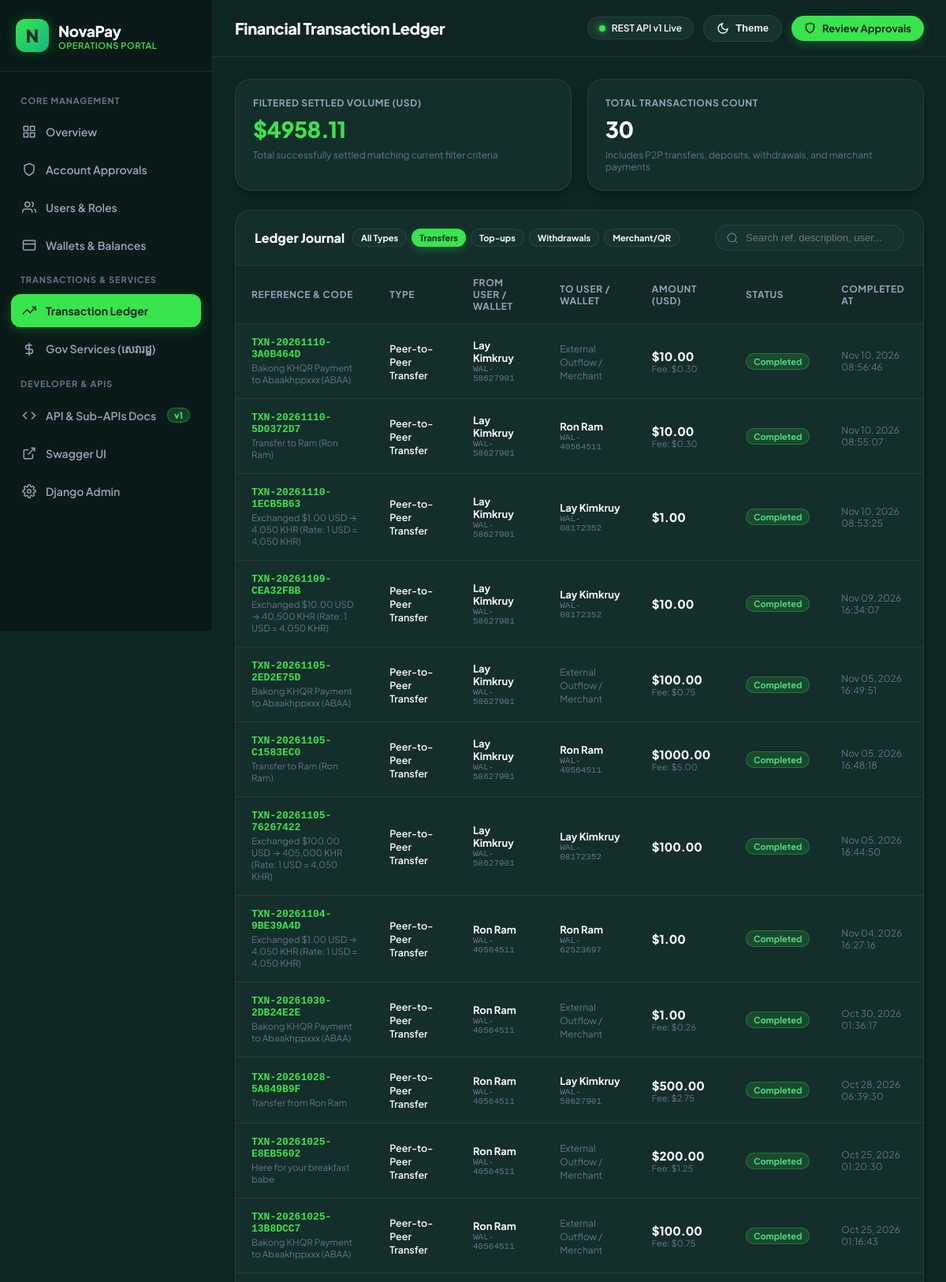
The page /transactions/?type=TRANSFER (upper part) on the database its author committed.
### apps/transactions/models.py (models this page shows, shortened)
class Transaction(BaseModel):
    transaction_code = models.CharField(
        max_length=64,
        unique=True,
        db_index=True,
        default=generate_transaction_code,
        editable=False
    )
    transaction_type = models.CharField(
        max_length=30,
        choices=TransactionType.choices,
        db_index=True
    )
    status = models.CharField(
        max_length=30,
        choices=TransactionStatus.choices,
        default=TransactionStatus.PENDING,
        db_index=True
    )
    sender_wallet = models.ForeignKey(
        Wallet,
        on_delete=models.PROTECT,
        null=True,
        blank=True,
        related_name="sent_transactions"
    )
    receiver_wallet = models.ForeignKey(
        Wallet,
        on_delete=models.PROTECT,
        null=True,
        blank=True,
        related_name="received_transactions"
    )
    amount = models.DecimalField(max_digits=18, decimal_places=4)
    fee_amount = models.DecimalField(max_digits=18, decimal_places=4, default=Decimal("0.0000"))
    total_amount = models.DecimalField(max_digits=18, decimal_places=4)
    currency = models.CharField(max_length=3, default="USD")
    description = models.CharField(max_length=500, blank=True, default="")
    reference_number = models.CharField(max_length=100, blank=True, default="", db_index=True)
    parent_transaction = models.ForeignKey(
        "self",
        on_delete=models.PROTECT,
        null=True,
        blank=True,
        related_name="child_transactions"
    )
    metadata = models.JSONField(default=dict, blank=True)
    completed_at = models.DateTimeField(null=True, blank=True)
    class Meta:
        verbose_name = "Transaction"
        verbose_name_plural = "Transactions"
        ordering = ["-created_at"]
        constraints = [
            models.CheckConstraint(
                condition=Q(amount__gt=Decimal("0.0000")),
                name="transaction_amount_strictly_positive"
            ),
            models.CheckConstraint(
                condition=Q(fee_amount__gte=Decimal("0.0000")),
                name="transaction_fee_non_negative"
            ),
            models.CheckConstraint(
                condition=Q(total_amount__gte=models.F("amount")),
                name="transaction_total_amount_gte_amount"
            ),
        ]
        indexes = [
            models.Index(fields=["sender_wallet", "created_at"]),
            models.Index(fields=["receiver_wallet", "created_at"]),
            models.Index(fields=["status", "created_at"]),
            models.Index(fields=["transaction_type", "created_at"]),
            models.Index(fields=["reference_number"]),
        ]

### apps/wallets/models.py (models this page shows, shortened)
class Wallet(BaseModel):
    user = models.ForeignKey(
        settings.AUTH_USER_MODEL,
        on_delete=models.PROTECT,
        related_name="wallets"
    )
    wallet_number = models.CharField(
        max_length=32,
        unique=True,
        db_index=True,
        default=generate_wallet_number,
        editable=False
    )
    currency = models.CharField(max_length=3, default="USD")
    current_balance = models.DecimalField(
        max_digits=18,
        decimal_places=4,
        default=Decimal("0.0000")
    )
    available_balance = models.DecimalField(
        max_digits=18,
        decimal_places=4,
        default=Decimal("0.0000")
    )
    hold_balance = models.DecimalField(
        max_digits=18,
        decimal_places=4,
        default=Decimal("0.0000")
    )
    status = models.CharField(
        max_length=20,
        choices=WalletStatus.choices,
        default=WalletStatus.ACTIVE,
        db_index=True
    )
    is_primary = models.BooleanField(default=True)
    class Meta:
        verbose_name = "Wallet"
        verbose_name_plural = "Wallets"
        constraints = [
            models.CheckConstraint(
                condition=Q(available_balance__gte=Decimal("0.0000")),
                name="wallet_available_balance_non_negative"
            ),
            models.CheckConstraint(
                condition=Q(hold_balance__gte=Decimal("0.0000")),
                name="wallet_hold_balance_non_negative"
            ),
            models.CheckConstraint(
                condition=Q(current_balance__gte=Decimal("0.0000")),
                name="wallet_current_balance_non_negative"
            ),
        ]
        indexes = [
            models.Index(fields=["user", "status"]),
            models.Index(fields=["wallet_number", "status"]),
        ]

### apps/users/models.py (models this page shows, shortened)
class User(AbstractBaseUser, PermissionsMixin, BaseModel):
    email = models.EmailField(unique=True, db_index=True)
    phone_number = models.CharField(
        max_length=30,
        unique=True,
        db_index=True,
        validators=[RegexValidator(r"^(\+855\d{8,9}|0\d{8,9}|\+?[1-9]\d{7,19})$", "Enter a valid Cambodian (+855) or E.164 phone number.")]
    )
    full_name = models.CharField(max_length=150)
    role = models.CharField(max_length=20, choices=UserRole.choices, default=UserRole.CUSTOMER, db_index=True)
    status = models.CharField(max_length=20, choices=UserStatus.choices, default=UserStatus.ACTIVE, db_index=True)
    date_of_birth = models.DateField(null=True, blank=True)
    gender = models.CharField(max_length=10, choices=Gender.choices, null=True, blank=True)
    profile_photo = models.ImageField(upload_to="avatars/%Y/%m/", null=True, blank=True)
    id_document_type = models.CharField(max_length=30, choices=IdDocumentType.choices, null=True, blank=True)
    id_document_number = models.CharField(max_length=50, null=True, blank=True)
    id_document_photo = models.ImageField(upload_to="documents/%Y/%m/", null=True, blank=True)
    is_email_verified = models.BooleanField(default=False)
    is_phone_verified = models.BooleanField(default=False)
    pin_hash = models.CharField(max_length=255, null=True, blank=True)
    pin_retry_count = models.PositiveSmallIntegerField(default=0)
    pin_locked_until = models.DateTimeField(null=True, blank=True)
    kyc_tier = models.PositiveSmallIntegerField(default=0)
    is_active = models.BooleanField(default=True)
    is_staff = models.BooleanField(default=False)
    last_login_at = models.DateTimeField(null=True, blank=True)
    objects = UserManager()
    USERNAME_FIELD = "email"
    REQUIRED_FIELDS = ["phone_number", "full_name"]
    class Meta:
        verbose_name = "User"
        verbose_name_plural = "Users"
        indexes = [
            models.Index(fields=["email", "status"]),
            models.Index(fields=["phone_number", "status"]),
            models.Index(fields=["role", "status"]),
        ]

### apps/dashboard/views.py (the view, shortened to what this page needs)
# urls.py: path("transactions/", DashboardTransactionsView.as_view(), name="transactions"),
class DashboardTransactionsView(View):
    def get(self, request):
        query = request.GET.get("q", "").strip()
        txn_type = request.GET.get("type", "")
        txn_status = request.GET.get("status", "")
        txns_qs = Transaction.objects.select_related(
            "sender_wallet__user", "receiver_wallet__user"
        ).order_by("-created_at")
        if txn_type:
            txns_qs = txns_qs.filter(transaction_type=txn_type)
        if txn_status:
            txns_qs = txns_qs.filter(status=txn_status)
        total_sum = txns_qs.filter(status=TransactionStatus.COMPLETED).aggregate(s=Sum("amount"))["s"] or Decimal("0.00")
        context = {
            "active_tab": "transactions",
            "transactions": txns_qs[:100],
            "query": query,
            "selected_type": txn_type,
            "selected_status": txn_status,
            "total_sum": total_sum,
            "total_count": txns_qs.count(),
        }
        return render(request, "dashboard/transactions.html", context)

### templates/dashboard/transactions.html (shortened to what this page needs)
{% extends "dashboard/base.html" %}
{% block page_title %}Financial Transaction Ledger{% endblock %}
{% block content %}
<div class="grid-4" style="grid-template-columns: repeat(2, 1fr); margin-bottom: 24px;">
  <div class="card">
    <div class="stat-label">Filtered Settled Volume (USD)</div>
    <div class="stat-value" style="color: var(--accent-green);">${{ total_sum|floatformat:2 }}</div>
    <div class="stat-meta">Total successfully settled matching current filter criteria</div>
  </div>
  <div class="card">
    <div class="stat-label">Total Transactions Count</div>
    <div class="stat-value">{{ total_count }}</div>
    <div class="stat-meta">Includes P2P transfers, deposits, withdrawals, and merchant payments</div>
  </div>
</div>
<div class="table-container">
  <div class="table-header">
    <div style="display: flex; align-items: center; gap: 10px; flex-wrap: wrap;">
      <span class="table-title">Ledger Journal</span>
      <div style="display: flex; gap: 6px;">
        <a href="?type=" class="badge-pill {% if not selected_type %}btn-accent{% else %}btn-ghost{% endif %}" style="text-decoration: none; padding: 4px 10px;">All Types</a>
        <a href="?type=TRANSFER" class="badge-pill {% if selected_type == 'TRANSFER' %}btn-accent{% else %}btn-ghost{% endif %}" style="text-decoration: none; padding: 4px 10px;">Transfers</a>
        <a href="?type=TOPUP" class="badge-pill {% if selected_type == 'TOPUP' %}btn-accent{% else %}btn-ghost{% endif %}" style="text-decoration: none; padding: 4px 10px;">Top-ups</a>
        <a href="?type=WITHDRAWAL" class="badge-pill {% if selected_type == 'WITHDRAWAL' %}btn-accent{% else %}btn-ghost{% endif %}" style="text-decoration: none; padding: 4px 10px;">Withdrawals</a>
        <a href="?type=MERCHANT_PAYMENT" class="badge-pill {% if selected_type == 'MERCHANT_PAYMENT' %}btn-accent{% else %}btn-ghost{% endif %}" style="text-decoration: none; padding: 4px 10px;">Merchant/QR</a>
      </div>
    </div>
    <form method="GET" class="search-wrapper">
      <input type="text" name="q" value="{{ query }}" placeholder="Search ref, description, user..." class="input-search">
    </form>
  </div>
  <table>
    <thead>
      <tr>
        <th>Reference & Code</th>
        <th>Type</th>
        <th>From User / Wallet</th>
        <th>To User / Wallet</th>
        <th>Amount (USD)</th>
        <th>Status</th>
        <th>Completed At</th>
      </tr>
    </thead>
    <tbody>
      {% for txn in transactions %}
        <tr>
          <td>
            <div style="font-family: monospace; font-weight: 800; font-size: 13px; color: var(--accent-green);">
              {{ txn.reference_number|default:txn.transaction_code }}
            </div>
            <div style="font-size: 11.5px; color: var(--text-muted); margin-top: 2px;">
              {{ txn.description|default:'No description' }}
            </div>
          </td>
          <td>
            <span style="font-weight: 600; font-size: 12.5px;">{{ txn.get_transaction_type_display }}</span>
          </td>
          <td>
            {% if txn.sender_wallet %}
              <div style="font-weight: 700; font-size: 13px;">{{ txn.sender_wallet.user.full_name }}</div>
              <div style="font-family: monospace; font-size: 11px; color: var(--text-muted);">{{ txn.sender_wallet.wallet_number }}</div>
            {% else %}
              <span style="font-size: 12px; color: var(--text-muted);">External Inflow</span>
            {% endif %}
          </td>
          <td>
            {% if txn.receiver_wallet %}
              <div style="font-weight: 700; font-size: 13px;">{{ txn.receiver_wallet.user.full_name }}</div>
              <div style="font-family: monospace; font-size: 11px; color: var(--text-muted);">{{ txn.receiver_wallet.wallet_number }}</div>
            {% else %}
              <span style="font-size: 12px; color: var(--text-muted);">External Outflow / Merchant</span>
            {% endif %}
          </td>
          <td>
            <span style="font-weight: 900; font-size: 15px; color: var(--text-primary);">
              ${{ txn.amount|floatformat:2 }}
            </span>
            {% if txn.fee_amount > 0 %}
              <div style="font-size: 11px; color: var(--text-muted);">Fee: ${{ txn.fee_amount|floatformat:2 }}</div>
            {% endif %}
          </td>
          <td>
            {% if txn.status == 'COMPLETED' %}
              <span class="badge-pill badge-active">Completed</span>
            {% elif txn.status == 'PENDING' or txn.status == 'PROCESSING' %}
              <span class="badge-pill badge-pending">{{ txn.status }}</span>
            {% else %}
              <span class="badge-pill badge-rejected">{{ txn.status }}</span>
            {% endif %}
          </td>
          <td style="font-size: 12px; color: var(--text-muted);">
            {{ txn.created_at|date:"M d, Y" }}
            <div>{{ txn.created_at|date:"H:i:s" }}</div>
          </td>
        </tr>
      {% empty %}
        <tr>
          <td colspan="7" style="text-align: center; color: var(--text-muted); padding: 32px 16px;">
            No transactions match criteria.
          </td>
        </tr>
      {% endfor %}
    </tbody>
  </table>
</div>
{% endblock %}

### templates/dashboard/base.html (style rules this page uses)
:root { --bg-primary: #0F2624; --bg-surface: #173330; --bg-surface-elevated: #1D3E3A; --bg-card: #142E2B; --bg-sidebar: #091A18; --bg-header: rgba(15, 38, 36, 0.85); --accent-green: #38E54D; --accent-green-light: #4ADE80; --accent-green-glow: rgba(56, 229, 77, 0.25); --accent-green-subtle: rgba(56, 229, 77, 0.12); --text-primary: #F8FAFC; --text-secondary: #94A3B8; --text-muted: #64748B; --text-dark: #0F172A; --border-color: rgba(255, 255, 255, 0.08); --border-active: rgba(56, 229, 77, 0.35); --danger: #EF4444; --danger-bg: rgba(239, 68, 68, 0.12); --warning: #F59E0B; --warning-bg: rgba(245, 158, 11, 0.14); --info: #38BDF8; --info-bg: rgba(56, 189, 248, 0.12); --font-main: 'Plus Jakarta Sans', 'Inter', -apple-system, sans-serif; --font-khmer: 'Kantumruy Pro', sans-serif; --radius-sm: 8px; --radius-md: 14px; --radius-lg: 20px; --radius-full: 9999px; --shadow-card: 0 10px 25px -5px rgba(0, 0, 0, 0.25), 0 8px 10px -6px rgba(0, 0, 0, 0.25); }
* { box-sizing: border-box; margin: 0; padding: 0; }
body { font-family: var(--font-main); background-color: var(--bg-primary); color: var(--text-primary); min-height: 100vh; display: flex; overflow-x: hidden; transition: background-color 0.2s ease, color 0.2s ease; }
.btn-accent { background: var(--accent-green); color: #0F2624; box-shadow: 0 4px 12px var(--accent-green-glow); }
.btn-ghost { background: var(--bg-surface); color: var(--text-primary); border: 1px solid var(--border-color); }
.grid-4 { display: grid; grid-template-columns: repeat(auto-fit, minmax(240px, 1fr)); gap: 20px; margin-bottom: 26px; }
.card { background: var(--bg-card); border: 1px solid var(--border-color); border-radius: var(--radius-lg); padding: 22px; box-shadow: var(--shadow-card); position: relative; overflow: hidden; transition: border-color 0.2s; }
.stat-label { font-size: 12px; font-weight: 700; color: var(--text-secondary); text-transform: uppercase; letter-spacing: 0.05em; margin-bottom: 8px; }
.stat-value { font-size: 28px; font-weight: 900; letter-spacing: -0.02em; display: flex; align-items: baseline; gap: 6px; }
.stat-meta { font-size: 12px; color: var(--text-muted); margin-top: 8px; display: flex; align-items: center; gap: 6px; }
.badge-pill { display: inline-flex; align-items: center; gap: 4px; padding: 3px 9px; border-radius: var(--radius-full); font-size: 11px; font-weight: 700; }
.badge-active { background: rgba(56, 229, 77, 0.15); color: #4ADE80; border: 1px solid rgba(56, 229, 77, 0.3); }
.table-container { background: var(--bg-card); border: 1px solid var(--border-color); border-radius: var(--radius-lg); overflow: hidden; box-shadow: var(--shadow-card); }
.table-header { padding: 18px 24px; border-bottom: 1px solid var(--border-color); display: flex; align-items: center; justify-content: space-between; gap: 16px; flex-wrap: wrap; }
.table-title { font-size: 16px; font-weight: 800; }
table { width: 100%; border-collapse: collapse; text-align: left; }
th { padding: 14px 20px; font-size: 12px; font-weight: 700; color: var(--text-secondary); text-transform: uppercase; letter-spacing: 0.05em; background: rgba(0, 0, 0, 0.1); border-bottom: 1px solid var(--border-color); }
td { padding: 16px 20px; font-size: 13.5px; border-bottom: 1px solid var(--border-color); vertical-align: middle; }
.input-search { background: var(--bg-surface); border: 1px solid var(--border-color); border-radius: var(--radius-full); padding: 8px 18px 8px 38px; font-size: 13px; color: var(--text-primary); outline: none; min-width: 240px; transition: border-color 0.15s; }
.search-wrapper { position: relative; }

### rows shown on the page
Transaction: reference_number "TXN-20261110-3A0B464D", description "Bakong KHQR Payment to Abaakhppxxx (ABAA)", transaction_type "Peer-to-Peer Transfer", sender_wallet.user.full_name "Lay Kimkruy", sender_wallet.wallet_number "WAL-58627901", shows "External Outflow / Merchant", amount "10.00", fee_amount "0.30", status "Completed", created_at "Nov 10, 2026", created_at "08:56:46"
Transaction: reference_number "TXN-20261110-5D0372D7", description "Transfer to Ram (Ron Ram)", transaction_type "Peer-to-Peer Transfer", sender_wallet.user.full_name "Lay Kimkruy", sender_wallet.wallet_number "WAL-58627901", receiver_wallet.user.full_name "Ron Ram", receiver_wallet.wallet_number "WAL-40564511", amount "10.00", fee_amount "0.30", status "Completed", created_at "Nov 10, 2026", created_at "08:55:07"
Transaction: reference_number "TXN-20261110-1ECB5B63", description "Exchanged $1.00 USD → 4,050 KHR (Rate: 1 USD = 4,050 KHR)", transaction_type "Peer-to-Peer Transfer", sender_wallet.user.full_name "Lay Kimkruy", sender_wallet.wallet_number "WAL-58627901", receiver_wallet.user.full_name "Lay Kimkruy", receiver_wallet.wallet_number "WAL-08172352", amount "1.00", status "Completed", created_at "Nov 10, 2026", created_at "08:53:25"
Transaction: reference_number "TXN-20261109-CEA32FBB", description "Exchanged $10.00 USD → 40,500 KHR (Rate: 1 USD = 4,050 KHR)", transaction_type "Peer-to-Peer Transfer", sender_wallet.user.full_name "Lay Kimkruy", sender_wallet.wallet_number "WAL-58627901", receiver_wallet.user.full_name "Lay Kimkruy", receiver_wallet.wallet_number "WAL-08172352", amount "10.00", status "Completed", created_at "Nov 09, 2026", created_at "16:34:07"
Transaction: reference_number "TXN-20261105-2ED2E75D", description "Bakong KHQR Payment to Abaakhppxxx (ABAA)", transaction_type "Peer-to-Peer Transfer", sender_wallet.user.full_name "Lay Kimkruy", sender_wallet.wallet_number "WAL-58627901", shows "External Outflow / Merchant", amount "100.00", fee_amount "0.75", status "Completed", created_at "Nov 05, 2026", created_at "16:49:51"
Transaction: reference_number "TXN-20261105-C1583EC0", description "Transfer to Ram (Ron Ram)", transaction_type "Peer-to-Peer Transfer", sender_wallet.user.full_name "Lay Kimkruy", sender_wallet.wallet_number "WAL-58627901", receiver_wallet.user.full_name "Ron Ram", receiver_wallet.wallet_number "WAL-40564511", amount "1000.00", fee_amount "5.00", status "Completed", created_at "Nov 05, 2026", created_at "16:48:18"
Transaction: reference_number "TXN-20261105-76267422", description "Exchanged $100.00 USD → 405,000 KHR (Rate: 1 USD = 4,050 KHR)", transaction_type "Peer-to-Peer Transfer", sender_wallet.user.full_name "Lay Kimkruy", sender_wallet.wallet_number "WAL-58627901", receiver_wallet.user.full_name "Lay Kimkruy", receiver_wallet.wallet_number "WAL-08172352", amount "100.00", status "Completed", created_at "Nov 05, 2026", created_at "16:44:50"
Transaction: reference_number "TXN-20261104-9BE39A4D", description "Exchanged $1.00 USD → 4,050 KHR (Rate: 1 USD = 4,050 KHR)", transaction_type "Peer-to-Peer Transfer", sender_wallet.user.full_name "Ron Ram", sender_wallet.wallet_number "WAL-40564511", receiver_wallet.user.full_name "Ron Ram", receiver_wallet.wallet_number "WAL-62523697", amount "1.00", status "Completed", created_at "Nov 04, 2026", created_at "16:27:16"
Transaction: reference_number "TXN-20261030-2DB24E2E", description "Bakong KHQR Payment to Abaakhppxxx (ABAA)", transaction_type "Peer-to-Peer Transfer", sender_wallet.user.full_name "Ron Ram", sender_wallet.wallet_number "WAL-40564511", shows "External Outflow / Merchant", amount "1.00", fee_amount "0.26", status "Completed", created_at "Oct 30, 2026", created_at "01:36:17"
Transaction: reference_number "TXN-20261028-5A849B9F", description "Transfer from Ron Ram", transaction_type "Peer-to-Peer Transfer", sender_wallet.user.full_name "Ron Ram", sender_wallet.wallet_number "WAL-40564511", receiver_wallet.user.full_name "Lay Kimkruy", receiver_wallet.wallet_number "WAL-58627901", amount "500.00", fee_amount "2.75", status "Completed", created_at "Oct 28, 2026", created_at "06:39:30"
Transaction: reference_number "TXN-20261025-E8EB5602", description "Here for your breakfast babe", transaction_type "Peer-to-Peer Transfer", sender_wallet.user.full_name "Ron Ram", sender_wallet.wallet_number "WAL-40564511", shows "External Outflow / Merchant", amount "200.00", fee_amount "1.25", status "Completed", created_at "Oct 25, 2026", created_at "01:20:30"
Transaction: reference_number "TXN-20261025-13B8DCC7", description "Bakong KHQR Payment to Abaakhppxxx (ABAA)", transaction_type "Peer-to-Peer Transfer", sender_wallet.user.full_name "Ron Ram", sender_wallet.wallet_number "WAL-40564511", shows "External Outflow / Merchant", amount "100.00", fee_amount "0.75", status "Completed", created_at "Oct 25, 2026", created_at "01:16:43"

### other values the page prints
{{ total_sum|floatformat:2 }} "4958.11"
{{ total_count }} "30"
